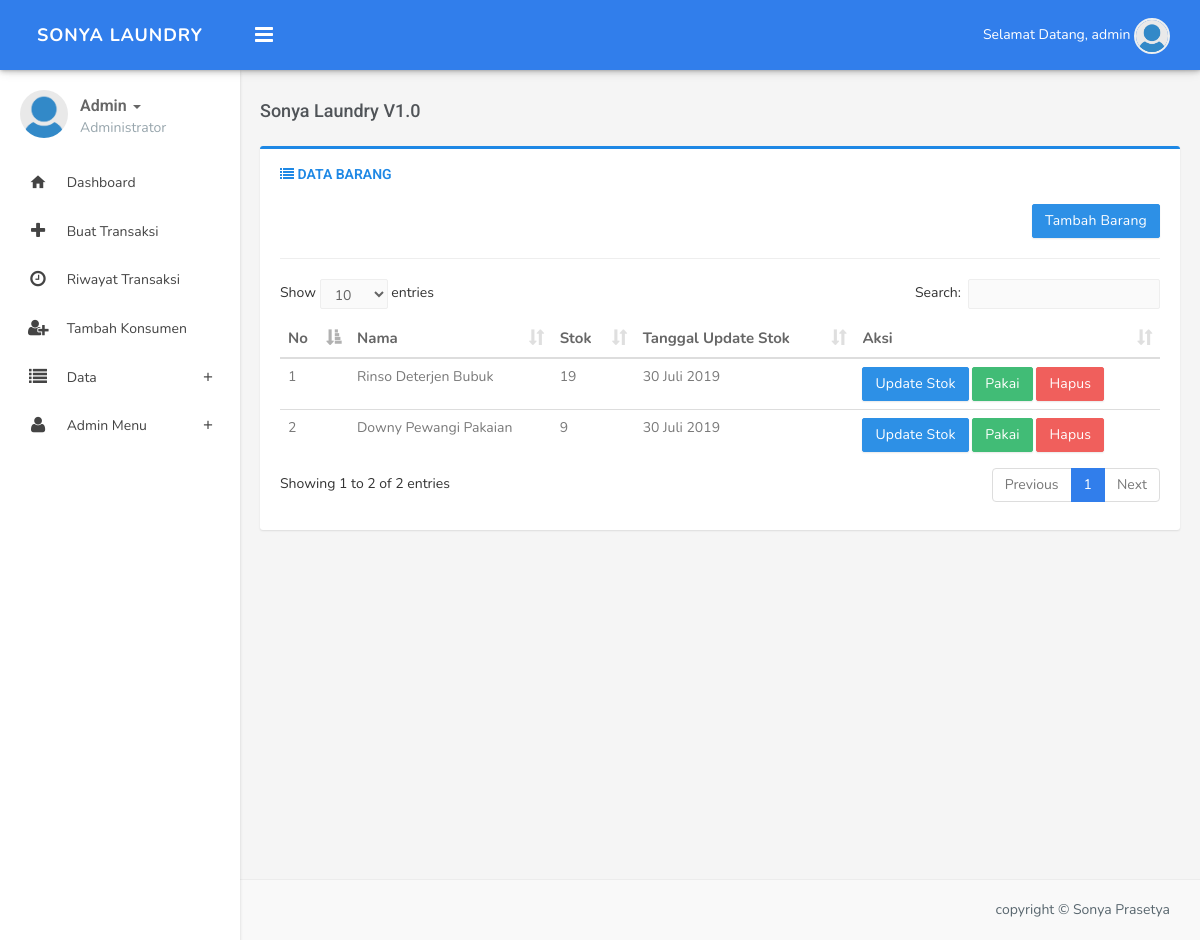
/index.php?p=barang (signed in), run on the app's committed database.
### tables this page shows
CREATE TABLE IF NOT EXISTS `pengguna` (
  `id` int(100) NOT NULL,
  `nama` varchar(100) NOT NULL,
  `username` varchar(100) NOT NULL,
  `password` varchar(100) NOT NULL,
  `level` enum('Administrator','Karyawan','Konsumen') NOT NULL,
  `nik` varchar(20) NOT NULL,
  `alamat` varchar(50) NOT NULL,
  `telp` varchar(20) NOT NULL,
  `gender` enum('Laki laki','Perempuan') NOT NULL
);

CREATE TABLE IF NOT EXISTS `barangg` (
  `id` int(10) NOT NULL,
  `nama` varchar(50) NOT NULL,
  `stok` int(11) NOT NULL,
  `tgl_update` date NOT NULL,
  `supplier` varchar(100) NOT NULL,
  `harga` int(100) NOT NULL
);

### barang/index.php (the view, shortened to what this page needs)
<?php
$aksi="barang/proses.php";
                    $p=isset($_GET['aksi'])?$_GET['aksi']:null;
                    switch($p){
default:
echo "<div class='panel panel-border panel-primary'>
                                    <div class='panel-heading'>
                                        <h3 class='panel-title'><i class='fa fa-list'></i> Data Barang</h3>
                                    </div>  <div class='panel-body'>
									<p align='right'><a class='btn btn-primary' href='?p=barang&aksi=tambah'><i class='icon-plus'></i>Tambah Barang</a></p>
                                   <hr>
                                <table id='datatable' class='table table-hover'>
                                    <thead>
                                        <tr>
                                            <th><i class='icon-terminal'></i> No</th>
                                            <th><i class='icon-time'></i> Nama</th>
                                            <th><i class='icon-signal'></i> Stok</th>
										<th><i class='icon-chevron-right'></i> Tanggal Update Stok</th>
										<th><i class='icon-chevron-right'></i> Aksi</th>
                                        </tr>
                                    </thead>
                                    <tbody>";
							$i=1;
							$tp=mysql_query("SELECT * FROM barangg ORDER BY id");
							while($r=mysql_fetch_array($tp)){
                             echo"<tr>
                                    <td>$i</td>
									<td>$r[nama]</td>
									<td>$r[stok]</td>
                                    <td>".TanggalIndo($r['tgl_update'])."</td>
                                    <td>
								     <a class='btn btn-primary' href='?p=barang&aksi=edit&id=$r[id]'><i class='icon-edit'></i>Update Stok</a>
									 <a class='btn btn-success' href='?p=barang&aksi=pakai&id=$r[id]'><i class='icon-edit'></i>Pakai</a>
									 <a class='btn btn-danger' href='$aksi?act=hapus&id=$r[id]'><i class='icon-trash'></i>Hapus</td>
                                </tr>";
								$i=$i+1;
							}
                        echo"</tbody>
                        </table>
                                     </div>
          </div>   ";
break;
			}
?>
</body>
</html>

### index.php (shortened to what this page needs)
<?php
if ( !isset($_SESSION['username']) ) {
    header('location:login.php');
}
else {
    $usr = $_SESSION['username'];
}
$query = mysql_query("SELECT * FROM pengguna WHERE username = '$usr'");
$hasil = mysql_fetch_array($query);
function TanggalIndo($date){
	$BulanIndo = array("Januari", "Februari", "Maret", "April", "Mei", "Juni", "Juli", "Agustus", "September", "Oktober", "November", "Desember");
	$tahun = substr($date, 0, 4);
	$bulan = substr($date, 5, 2);
	$tgl   = substr($date, 8, 2);
	$result = $tgl . " " . $BulanIndo[(int)$bulan-1] . " ". $tahun;
	return($result);
}
?>
<!DOCTYPE html>
<html>
    <head>
       <link href="css/bootstrap.min.css" rel="stylesheet" />
        <link href="assets/font-awesome/css/font-awesome.min.css" rel="stylesheet" />
        <link href="assets/ionicon/css/ionicons.min.css" rel="stylesheet" />
        <link href="css/material-design-iconic-font.min.css" rel="stylesheet">
        <link href="css/animate.css" rel="stylesheet" />
        <link href="css/waves-effect.css" rel="stylesheet">
        <link href="assets/tagsinput/jquery.tagsinput.css" rel="stylesheet" />
        <link href="assets/toggles/toggles.css" rel="stylesheet" />
        <link href="assets/timepicker/bootstrap-timepicker.min.css" rel="stylesheet" />
        <link href="assets/timepicker/bootstrap-datepicker.min.css" rel="stylesheet" />
        <link href="assets/colorpicker/colorpicker.css" rel="stylesheet" type="text/css" />
        <link href="assets/jquery-multi-select/multi-select.css"  rel="stylesheet" type="text/css" />
        <link href="assets/select2/select2.css" rel="stylesheet" type="text/css" />
        <link href="css/helper.css" rel="stylesheet" type="text/css" />
        <link href="css/style.css" rel="stylesheet" type="text/css" /><script src="js/modernizr.min.js"></script> </head>
        <link href="assets/datatables/jquery.dataTables.min.css" rel="stylesheet" type="text/css" />
    <body class="fixed-left">
        <div id="wrapper">
            <div class="topbar">
                <div class="topbar-left">
                    <div class="text-center">
                        <a href="index.html" class="logo"><span>Sonya Laundry </span></a>
                    </div>
                </div>
                <div class="navbar navbar-default" role="navigation">
                    <div class="container">
                        <div class="">
                            <div class="pull-left">
                                <button class="button-menu-mobile open-left">
                                    <i class="fa fa-bars"></i>
                                </button>
                            </div>
                            <ul class="nav navbar-nav navbar-right pull-right">
                                <li class="dropdown">
                                    <a href="" class="dropdown-toggle profile" data-toggle="dropdown" aria-expanded="true">Selamat Datang, <?php echo $hasil['username']; ?> <img src="images/user.png" alt="user-img" class="img-circle"> </a>
                                </li>
                            </ul>
                        </div>
                    </div>
                </div>
            </div>
            <div class="left side-menu">
                <div class="sidebar-inner slimscrollleft">
                    <div class="user-details">
                        <div class="pull-left">
                            <img src="images/user.png" alt="" class="thumb-md img-circle">
                        </div>
                        <div class="user-info">
                            <div class="dropdown">
                                <a href="#" class="dropdown-toggle" data-toggle="dropdown" aria-expanded="false"><?php echo $hasil['nama']; ?> <span class="caret"></span></a>
                            </div>
                            <p class="text-muted m-0"><?php echo $hasil['level']; ?></p>
                        </div>
                    </div>
                    <div id="sidebar-menu">
                        <ul>
                            <li>
                                <a href="?p=home" class="waves-effect"><i class="md md-home"></i><span> Dashboard </span></a>
                            </li>
<li>
                                <a href="?p=tambaht" class="waves-effect"><i class="fa fa-plus"></i><span> Buat Transaksi </span></a>
                            </li>
							<li>
                                <a href="?p=riwayatt" class="waves-effect"><i class="fa fa-clock-o"></i><span> Riwayat Transaksi </span></a>
                            </li>
                            <?php if ($hasil['level']!=='Konsumen') { ?>
														<li>
                                <a href="?p=tambahko" class="waves-effect"><i class="fa fa-user-plus"></i><span> Tambah Konsumen </span></a>
                            </li>
							       <li class="has_sub">
                                <a href="#" class="waves-effect"><i class="fa fa-list"></i> <span> Data </span> <span class="pull-right"><i class="md md-add"></i></span></a>
                            </li>
							<?php if ($hasil['level']=='Administrator') { ?>
							       <li class="has_sub">
                                <a href="#" class="waves-effect"><i class="fa fa-user"></i> <span> Admin Menu </span> <span class="pull-right"><i class="md md-add"></i></span></a>
                            </li>
<?php } ?>
<?php } ?>
                        </ul>
                    </div>
                </div>
            </div>
            <div class="content-page">
                <div class="content">
                    <div class="container">
                        <div class="row">
                            <div class="col-sm-12">
                                <h4 class="pull-left page-title">Sonya Laundry V1.0</h4>
                            </div>
                        </div>
                             <?php include "konten.php"; ?>
                <footer class="footer text-right">
                    copyright &copy; Sonya Prasetya
                </footer>
	</body>
</html>

### css/waves-effect.css (style rules this page uses)
.waves-effect { position: relative; cursor: pointer; display: inline-block; overflow: hidden; -webkit-user-select: none; -moz-user-select: none; -ms-user-select: none; user-select: none; -webkit-tap-highlight-color: transparent; vertical-align: middle; z-index: 1; will-change: opacity, transform; -webkit-transition: all 0.3s ease-out; -moz-transition: all 0.3s ease-out; -o-transition: all 0.3s ease-out; -ms-transition: all 0.3s ease-out; transition: all 0.3s ease-out; }

### css/helper.css (style rules this page uses)
.m-0 { margin: 0px !important; }
.thumb-md { height: 48px; width: 48px; }

### data on the page
pengguna: username "admin", nama "Admin", level "Administrator"
barangg: nama "Rinso Deterjen Bubuk", stok "19", tgl_update "30 Juli 2019"
barangg: nama "Downy Pewangi Pakaian", stok "9", tgl_update "30 Juli 2019"
